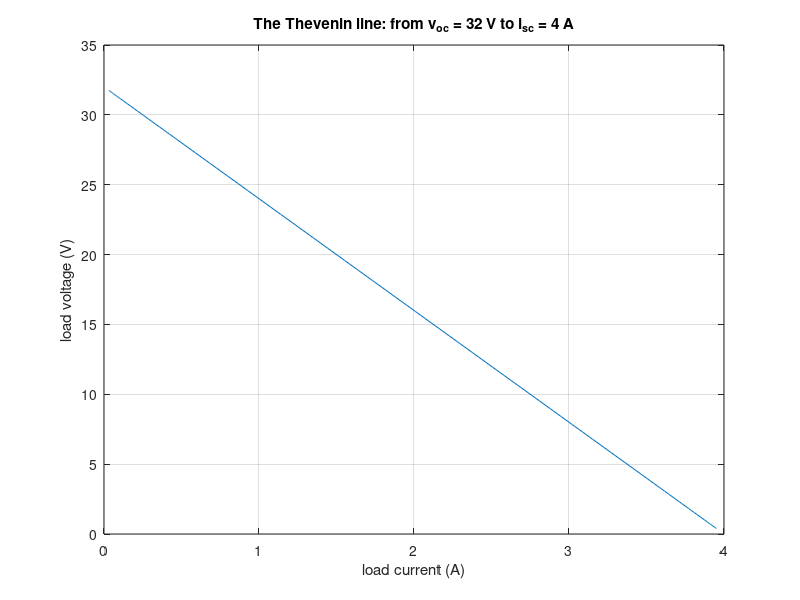

Recreate this plot in MATLAB.
% Circuits 1 — Thevenin and Norton Equivalents
%title: Thevenin Equivalent: voc and isc
%ar-title: مكافئ ثيفنن: جهد الدائرة المفتوحة وتيار القصر
%lesson: c1-techniques-9
%course: circuits-1

%% The lecture example
%ar: الدائرة المفتوحة: (v1 − 25)/5 + v1/20 − 3 = 0 ← VTh = 32 V. القصر: (v2 − 25)/5 + v2/20 − 3 + v2/4 = 0 ← isc = v2/4 = 4 A.
VTh = (25/5 + 3) / (1/5 + 1/20);
v2 = (25/5 + 3) / (1/5 + 1/20 + 1/4);
isc = v2/4; RTh = VTh/isc;
fprintf('VTh = %g V, isc = %g A, RTh = %g ohm, Norton: %g A with %g ohm\n', VTh, isc, RTh, isc, RTh)
%check: abs(VTh - 32) < 1e-12 && abs(isc - 4) < 1e-12 && abs(RTh - 8) < 1e-12

%% Example 4.10 (dependent sources)
%ar: VTh = −500 i و i = (5 − 3 VTh)/2000 ← VTh = −5 V. القصر: i = 5/2000 و isc = −20 i ← RTh = 100 Ω.
VTh2 = (-500*5/2000) / (1 - 500*3/2000);
isc2 = -20 * 5/2000; RTh2 = VTh2/isc2;
fprintf('VTh = %g V, isc = %g mA, RTh = %g ohm\n', VTh2, isc2*1000, RTh2)
%check: abs(VTh2 + 5) < 1e-12 && abs(RTh2 - 100) < 1e-9

%%! Project idea: the load line
%ar: مشروع: مع أي حمل R يعطي المكافئ i = VTh/(RTh + R). نرسم الجهد مقابل التيار للحمل: خط مستقيم من VTh إلى isc.
R = logspace(-1, 3, 100);
iL = VTh ./ (RTh + R); vL = iL .* R;
plot(iL, vL); grid on; xlabel('load current (A)'); ylabel('load voltage (V)'); title('The Thevenin line: from v_{oc} = 32 V to i_{sc} = 4 A')
